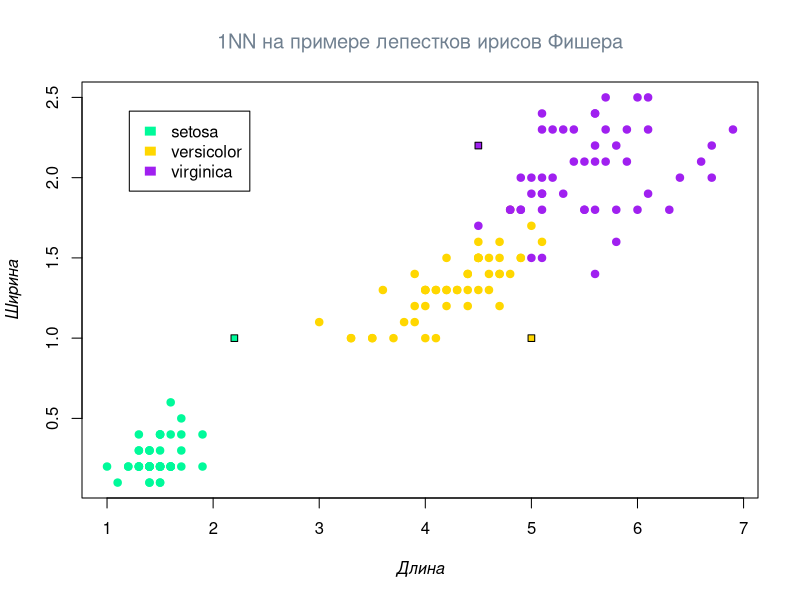

The R script that drew this image:
# Encoding: UTF-8

euclideanDistance <- function(p, q) sqrt(sum((p - q) ^ 2))

NN <- function(xl, z, metricFunction = euclideanDistance) {
    distances <- c()
    for (i in 1:dim(xl)[1]) 
        distances[i] <- euclideanDistance(c(xl[i, 1], xl[i, 2]), z)
    
    return(xl[which.min(distances), 3])
}

# Рассматриваем лепестки ирисов
iris[, 3:5] -> petals

plotColors <- c('setosa' = 'mediumspringgreen', 
                'versicolor' = 'gold', 
                'virginica' = 'purple')

plot(petals$Petal.Length, petals$Petal.Width, 
     main = list('1NN на примере лепестков ирисов Фишера', font = 1, col = 'slategray'), 
     xlab = list('Длина', font = 3), 
     ylab = list('Ширина', font = 3), 
     pch = 19, 
     col = plotColors[petals$Species])

legend('topleft', 
       names(plotColors), 
       fill = plotColors,
       border = 0, 
       inset = .07)

# Интересующие параметры лепестков для классификации
rbind(c(5, 1), 
      c(4.5, 2.2),
      c(2.2, 1)) -> z

# Добавление точек на график
for (i in 1:dim(z)[1])
    points(z[i, 1], 
           z[i, 2], 
           pch = 22, 
           bg = plotColors[NN(petals, z[i, ])])
